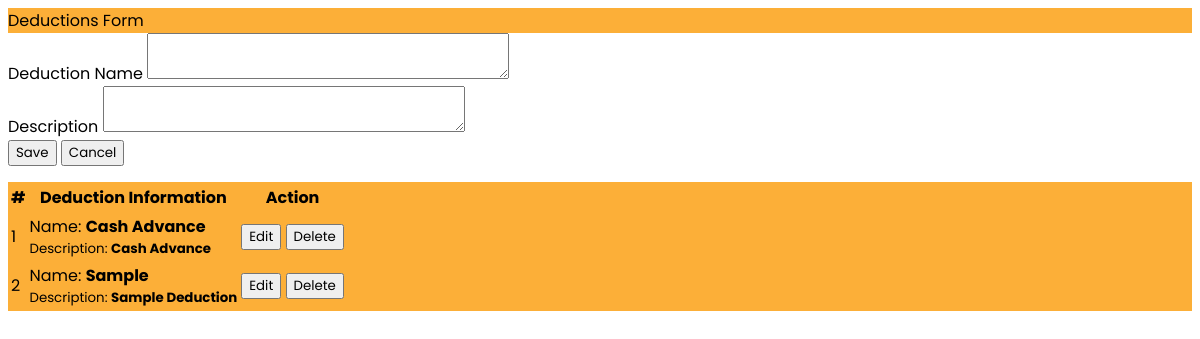
Screenshot of /deductions.php with the database file from the repository.
### tables this page shows
CREATE TABLE `deductions` (
  `id` int(30) NOT NULL,
  `deduction` text NOT NULL,
  `description` text NOT NULL
);

### deductions.php (the view, shortened to what this page needs)
<?php include('db_connect.php');?>
<div class="container-fluid">
	<div class="col-lg-12">
		<div class="row">
			<div class="col-md-4">
			<form action="" id="manage-deductions">
				<div class="card">
					<div class="card-header" style="background: #FCAF38;">
						  Deductions Form
				  	</div>
					<div class="card-body">
							<div class="form-group">
								<label class="control-label">Deduction Name</label>
								<textarea name="deduction" id="" cols="30" rows="2" class="form-control" required></textarea>
							</div>
							<div class="form-group">
								<label class="control-label">Description</label>
								<textarea name="description" id="" cols="30" rows="2" class="form-control" required></textarea>
							</div>
					</div>
					<div class="card-footer">
						<div class="row">
							<div class="col-md-12">
								<button class="btn btn-sm btn-primary col-sm-3 offset-md-3"> Save</button>
								<button class="btn btn-sm btn-default col-sm-3" type="button" onclick="_reset()"> Cancel</button>
							</div>
						</div>
					</div>
				</div>
			</form>
			</div>
			<div class="col-md-8">
				<div class="card">
					<div class="card-body" style="background: #FCAF38;">
						<table class="table table-bordered table-hover">
							<thead>
								<tr>
									<th class="text-center">#</th>
									<th class="text-center">Deduction Information</th>
									<th class="text-center">Action</th>
								</tr>
							</thead>
							<tbody>
								<?php
								$i = 1;
								$deductions = $conn->query("SELECT * FROM deductions order by id asc");
								while($row=$deductions->fetch_assoc()):
								?>
								<tr>
									<td class="text-center"><?php echo $i++ ?></td>
									<td class="">
										 <p>Name: <b><?php echo $row['deduction'] ?></b></p>
										 <p class="truncate"><small>Description: <b><?php echo $row['description'] ?></b></small></p>
									</td>
									<td class="text-center">
										<button class="btn btn-sm btn-primary edit_deductions" type="button" data-id="<?php echo $row['id'] ?>" data-deduction="<?php echo $row['deduction'] ?>" data-description="<?php echo $row['description'] ?>" >Edit</button>
										<button class="btn btn-sm btn-danger delete_deductions" type="button" data-id="<?php echo $row['id'] ?>">Delete</button>
									</td>
								</tr>
								<?php endwhile; ?>
							</tbody>
						</table>
					</div>
				</div>
			</div>
		</div>
	</div>
</div>

### deductions.php (style rules this page uses)
* { font-family: 'Poppins', sans-serif; }
td { vertical-align: middle !important; }
td p { margin: unset }

### rows the page displays
deductions: deduction "Cash Advance", description "Cash Advance"
deductions: deduction "Sample", description "Sample Deduction"
